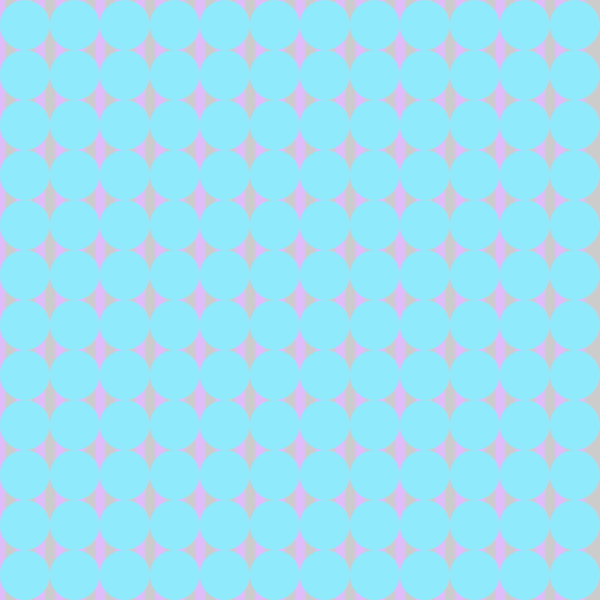
Frame 1 (no input)
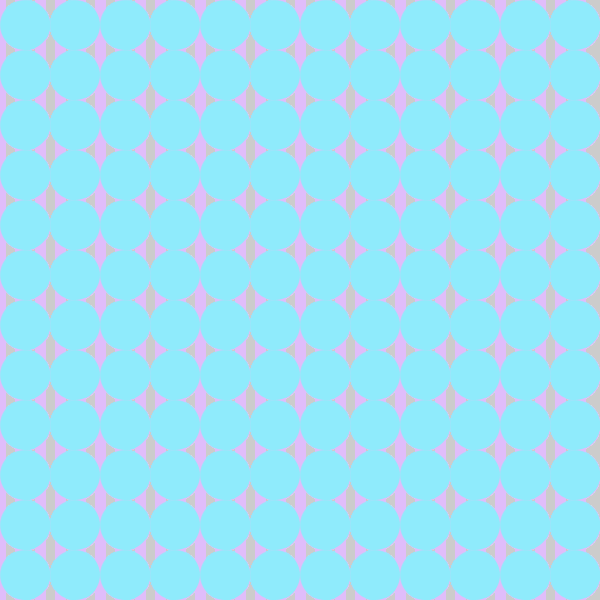
Frame 60 (the mouse pressed at the canvas centre just before this capture)
Frame 120 (the mouse held since frame 60 and released just before this capture): identical to frame 60, image omitted

The Processing sketch that drew these frames (run headless with seeded random() and noise(); from frame 60 on, the mouse is pressed at the canvas centre):

// Processing sketch: LoopsExample
// ── LoopsExample.pde
void setup(){
  size(600, 600);
}

void draw(){
  //for-loop:  for(starting point, ending point[some sort of condition that needs to be true for the loop to keep going], iteration)
  for(int x = 0; x < width; x = x + 20){
    strokeWeight(10);
    stroke(#E0BDFA);
    line(x, 0, x, height);
  }
  
  
  //Nested loops are used in order to change more than one value at the same time like a tessellation
  for(int x = 25; x < width; x = x + 50){
    for(int y = 25; y < height; y = y + 50){
      fill(#8FEBFC);
      strokeWeight(0);
      ellipse(x, y, 50, 50);
    }
  }
}
